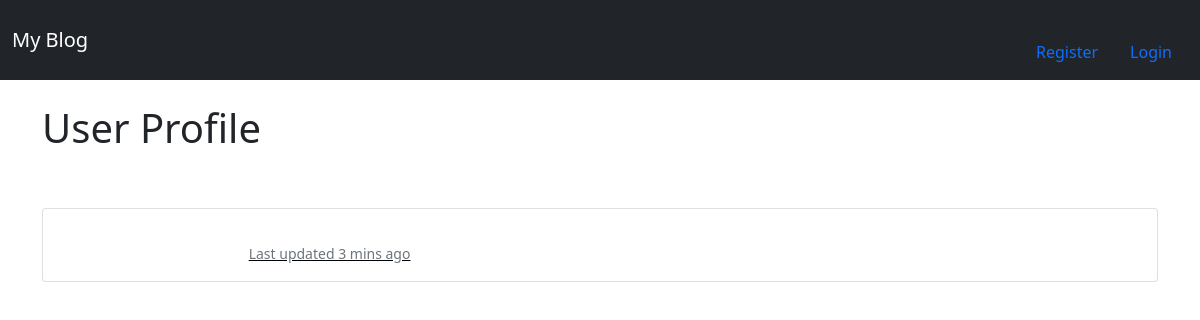
The page /members/1/profile/ on the database as committed earlier.
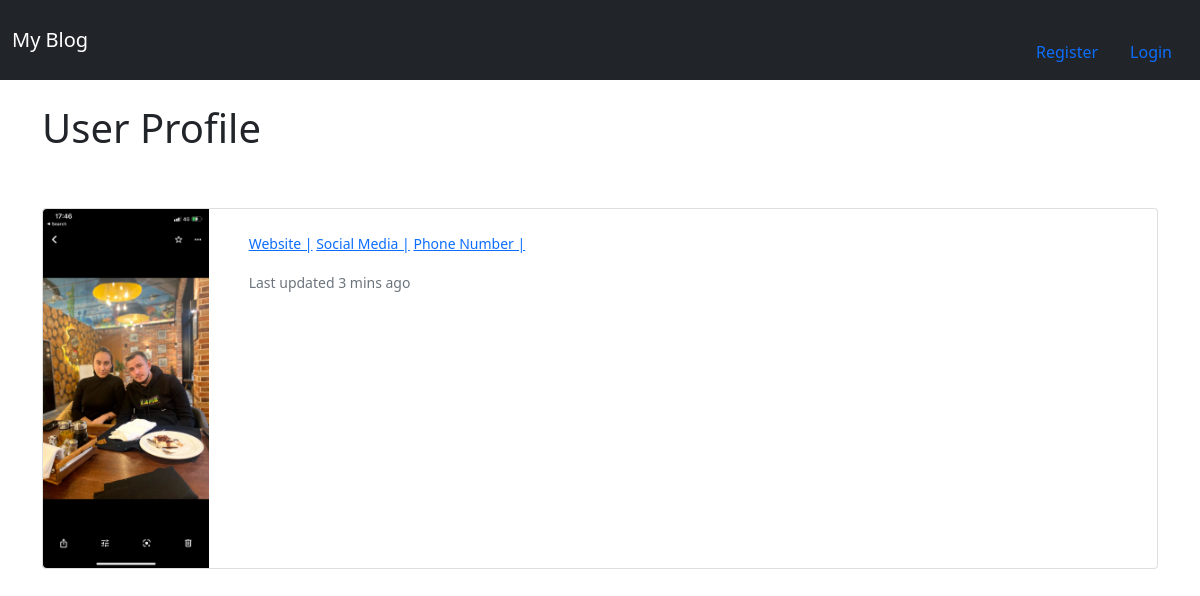
The same page on the database as committed later.
### libpro/models.py (models this page shows, shortened)
class Profile(models.Model):
    user = models.OneToOneField(User, null = True, on_delete = models.CASCADE)
    bio = models.TextField()
    profile_pic = models.ImageField(null = True, blank = True, upload_to='images/profile/' )
    website_url = models.CharField(max_length=255, null = True, blank = True)
    social_media_url = models.CharField(max_length=255, null = True, blank = True)
    phone_num = models.CharField(max_length=255, null = True, blank = True)

### members/views.py (the view)
# urls.py: path('<int:pk>/profile/', ShowProfilePageView.as_view(), name='show_profile_page'),
class ShowProfilePageView(DetailView):
    model = Profile
    template_name = 'registration/user_profile.html'
    def get_context_data(self, *args, **kwargs):
        context = super(ShowProfilePageView, self).get_context_data(*args, **kwargs)
        page_user = get_object_or_404(Profile, id=self.kwargs['pk'])
        context["page_user"] = page_user
        return context

### members/templates/registration/user_profile.html (shortened to what this page needs)
{% extends 'base.html'%}
{% load static %}
{% block content %}
<h1>User Profile</h1>
<br /><br />
<div class="card mb-3">
    <div class="row no-gutters">
      <div class="col-md-2">
{% if page_user.profile_pic %}
        <img src="{{ page_user.profile_pic.url }}" class="img-fluid rounded-start" alt="...">
{% endif %}
      </div>
      <div class="col-md-10">
        <div class="card-body">
          <a class='user_name_link' style="color:black"  href='{% url "show_profile_page" page_user.id %}'>
          <p class='small text-muted'>
                {% if page_user.website_url %}
                    <a href ="{{page_user.website_url}}">Website |</a>
                {% endif%}
                {% if page_user.social_media_url %}
                    <a href ="{{page_user.social_media_url}}">Social Media |</a>
                {% endif%}
                {% if page_user.phone_num %}
                    <a href ="{{page_user.phone_num}}">Phone Number |</a>
                {% endif%}
          </p>
          <p class="card-text"><small class="text-muted">Last updated 3 mins ago</small></p>
        </div>
      </div>
    </div>
  </div>
{% endblock %}

### libpro/templates/base.html (shortened to what this page needs)
<!doctype html>
<html lang="en">
  <head>
    <link href="https://cdn.jsdelivr.net/npm/bootstrap@5.0.2/dist/css/bootstrap.min.css" rel="stylesheet">
  </head>
  <body>
    <nav class="navbar navbar-expand-lg navbar-dark bg-dark">
  <div class="container-fluid">
    <a class="navbar-brand" href="{% url 'home' %}">My Blog</a>
    <div class="collapse navbar-collapse" id="navbarSupportedContent">
        {% if user.is_authenticated %}
        <div class="collapse navbar-collapse" id="navbarSupportedContent">
          <ul class="navbar-nav me-auto mb-2 mb-lg-0">
            <li class="nav-item">
                <a class="nav-link" href={% url 'add_post' %}>Add Post</a>
            </li>
            <li class="nav-item">
              <a class="nav-link" href={% url 'add_category' %}>Add Category</a>
            </li>
            <li class="nav-item">
              <a class="nav-link" href={% url 'edit_profile' %}>Edit Profile</a>
            </li>
            <li class="nav-item">
              <a class="nav-link" href={% url 'logout' %}>Logout</a>
            </li>
          </ul>
        </div>
        {% else %}
          <li class="nav-item">
            <a class="nav-link" href={% url 'register' %}>Register</a>
          </li>
          <li class="nav-item">
            <a class="nav-link" href={% url 'login' %}>Login</a>
          </li>
        {% endif %}
    </div>
  </div>
</nav>
    <br/>
    <div class="container">
    {% block content %}
    {% endblock %}
    </div>
  </body>
</html>

Rows that differ between the two databases and show on the page:
now on this page (row edited): Profile: profile_pic (picture)
changed Profile: website_url empty → "google.com" (drawn); social_media_url empty → "fb/sshabaj1" (drawn); phone_num empty → "+355000000000" (drawn)
Other text that changed with them:
text now shown: "Website | Social Media | Phone Number |"
